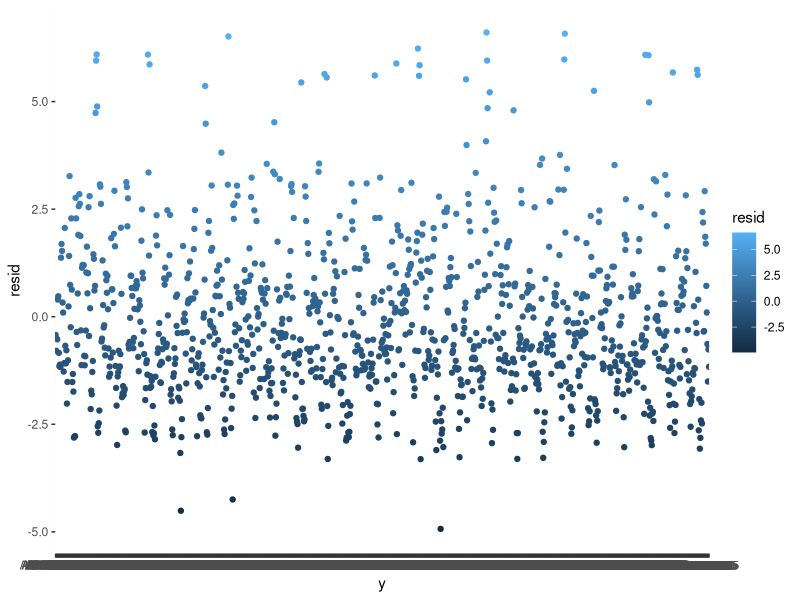
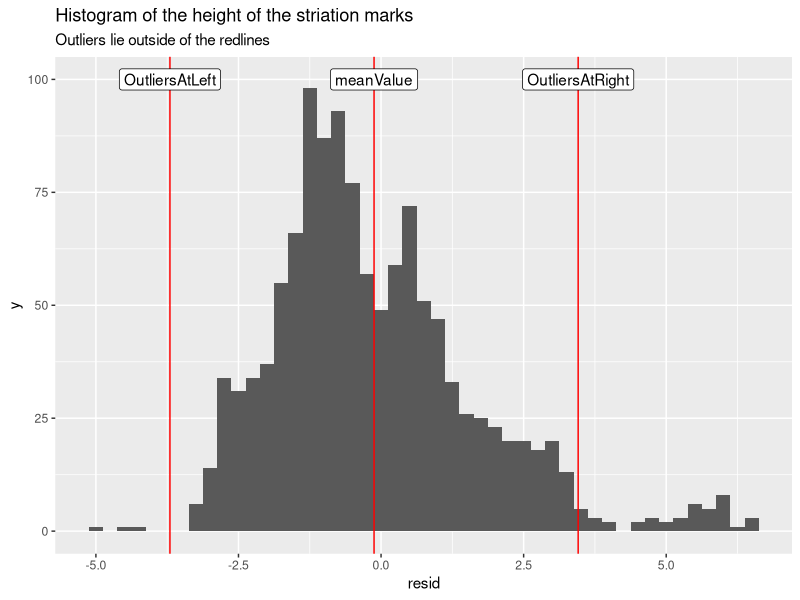

Write R code to recreate these figures, in order.
## ---- chunk 1
# DONT DELETE LINES 1-12! 
knitr::opts_chunk$set(echo = TRUE, fig.width = 6, fig.height = 8,
                      fig.align = "center", error = TRUE)
## ---- chunk 2
library(ggplot2)
library(readr)
bullet <- read.csv("bullet.csv")
head(bullet)
ggplot(data = bullet) + 
  geom_point(aes(x= y, y = resid, colour = resid))
## ---- chunk 3
summary(bullet)
## ---- chunk 4
library(tidyr)
myLines <- data.frame(meanValue = mean(bullet$resid), 
           OutliersAtLeft = mean(bullet$resid) - 2*sd(bullet$resid),
           OutliersAtRight = mean(bullet$resid) + 2*sd(bullet$resid))
myLines <- myLines %>% gather(id, value)
ggplot() +
  geom_histogram(data = bullet, aes(x = resid), binwidth = .25) + 
  geom_vline(data = myLines, aes(xintercept = value), color = 'red') +
  geom_label(data = myLines, aes(x = value, y = 100, label = id)) + 
  ggtitle("Histogram of the height of the striation marks", 
          subtitle = "Outliers lie outside of the redlines")
